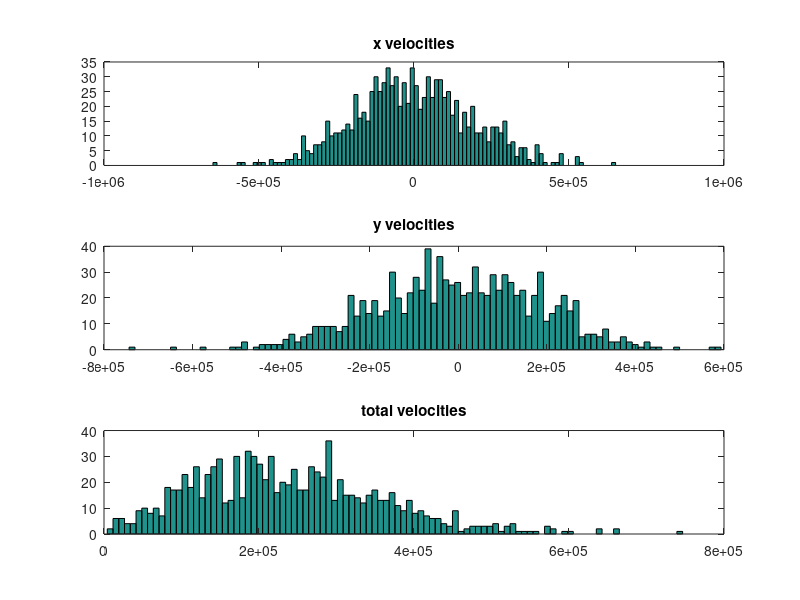
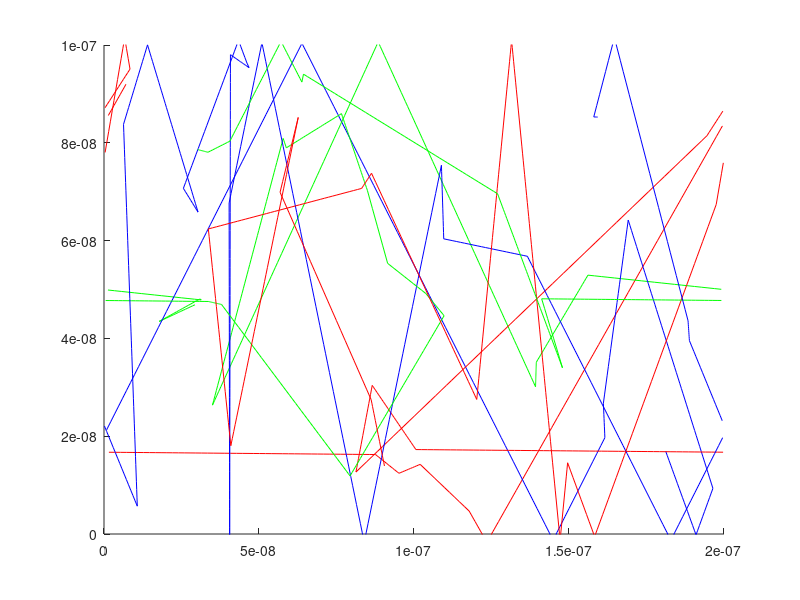
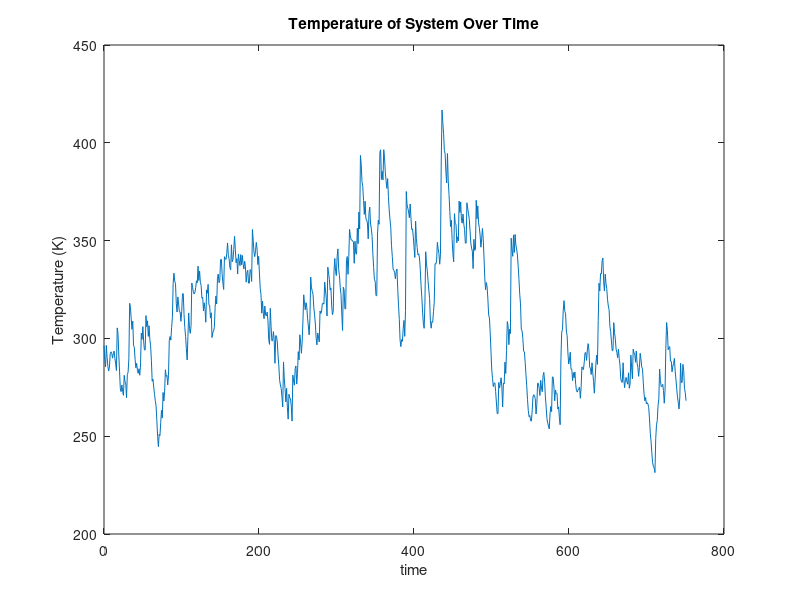

MATLAB code for these plots, in order:
%% Section 2 - Collisions with Mean Free Path (MFP)
% I found this section to be considerably easier than the previous, since
% most of the hard work was already done from the previous section. Adding
% the scattering was fairly easy, and I already had the temperature and
% trajectory plots working. Measuring the mean free path and mean time
% between collisions was also fairly straightforward. Adding the histograms
% for the velocity distributions wasn't hard, and I got the results I
% expected. The average speed was indeed the thermal voltage, and the x and
% y velocities were properly normally distributed.
%constants
clear
C.q_0 = 1.60217653e-19;
C.m_0 = 9.10938215e-31;
C.kb = 1.3806504e-23;
C.T = 300;
frameWidth = 200e-9;
frameHeight = 100e-9;
nAtoms = 1000;
bins = nAtoms / 10;
Vth = sqrt(2*C.kb*C.T /(0.26*C.m_0));
dt = frameHeight/Vth/100;
Tstop = 750*dt;
t = 0;
freepath = 0.2e-12;
Pscatter = 1 - exp(-dt/freepath);

%initializing vectors
Xnext = zeros(1,nAtoms);
Ynext = zeros(1,nAtoms);
VX = Vth * randn(1,nAtoms);
VY = Vth * randn(1,nAtoms);
V = sqrt(VY.*VY+VX.*VX);
X = frameWidth * rand(1, nAtoms);
Y = frameHeight * rand(1, nAtoms);
R = zeros(1, nAtoms);
Temperature = zeros(1, 100);
meanpaths = zeros(1,nAtoms);
iteration = 1;
%histograms of X,Y, and overall velocities
figure(3)
subplot(3,1,1);
hist(VX,bins)
title('x velocities')
subplot(3,1,2);
hist(VY,bins)
title('y velocities')
subplot(3,1,3);
hist(V,bins);
title('total velocities')

while t < Tstop
    %determines which particles scatter and performs calculations on them
    %to determine mean free path and time between collisions
    R = rand(1,nAtoms);
    VX(R<Pscatter) = Vth*randn(1);
    VY(R<Pscatter) = Vth*randn(1);
    V = sqrt(VY.*VY+VX.*VX);
    meanpaths(R<Pscatter) = 0;
    unscattered = ismissing(R<Pscatter,0);
    meanpaths(unscattered) = meanpaths(unscattered) + V(unscattered)*dt;
    MFP = sum(meanpaths)/nAtoms;
    MTBC = sum(meanpaths)/sum(V);
    
    
    Xnext = X + VX*dt;
    Ynext = Y + VY*dt;
    %X boundary conditions set
    right = Xnext>frameWidth;
    left = Xnext<0;
    Xnext(right) = Xnext(right)-frameWidth;
    Xnext(left) = Xnext(left) + frameWidth;
    %Y boundary conditions set
    top = Ynext > frameHeight;
    bottom = Ynext < 0;
    VY(top | bottom) = VY(top | bottom) * -1;
    %calculations for temperature
    Temperature(iteration) = 0.26*C.m_0*mean(V.^2)/4/C.kb;
    figure(4)
    xlim([0 frameWidth])
    ylim([0 frameHeight])
    hold on
    %plotting, but avoid plotting the full horizontal jump
    if abs(Xnext(1) - X(1)) < 2*abs(VX(1))*dt
        figure(4)
        plot([Xnext(1) X(1)], [Ynext(1) Y(1)], 'blue')
    end
    if abs(Xnext(2) - X(2)) < 2*abs(VX(2))*dt
        figure(4)
        plot([Xnext(2) X(2)], [Ynext(2) Y(2)], 'red')
    end
    if abs(Xnext(3) - X(3)) < 2*abs(VX(3))*dt
        figure(4)
        plot([Xnext(3) X(3)], [Ynext(3) Y(3)], 'green')
    end
    
    %updating positions, and advancing time a step forward so the while
    %loop works
    X = Xnext;
    Y = Ynext;
    t = t+dt;
    iteration = iteration + 1;
    pause(0.0001);
end
%Outputs, temperature, mean free path, and mean time between collisions 
figure(5)
dummy = linspace(0,iteration, length(Temperature));
plot(dummy, Temperature)
title('Temperature of System Over Time')
xlabel('time')
ylabel('Temperature (K)')

fprintf('The mean free path is %d m.\n',MFP);
fprintf('The Mean Time Between Collisions is %d s.\n',MTBC);